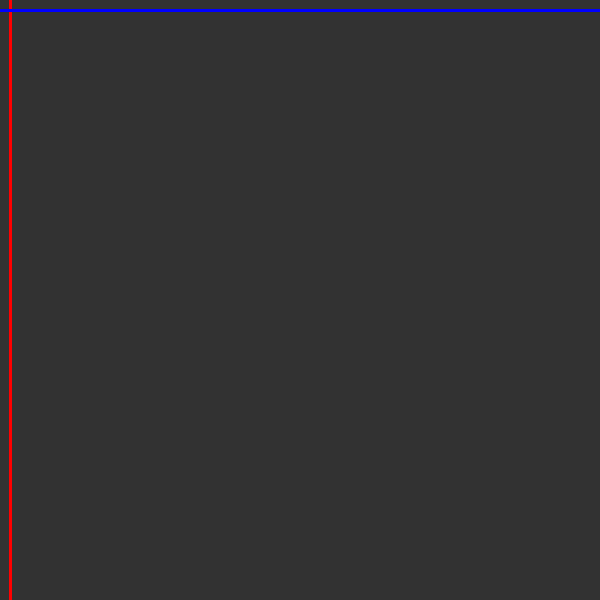
Frame 1 (no input)
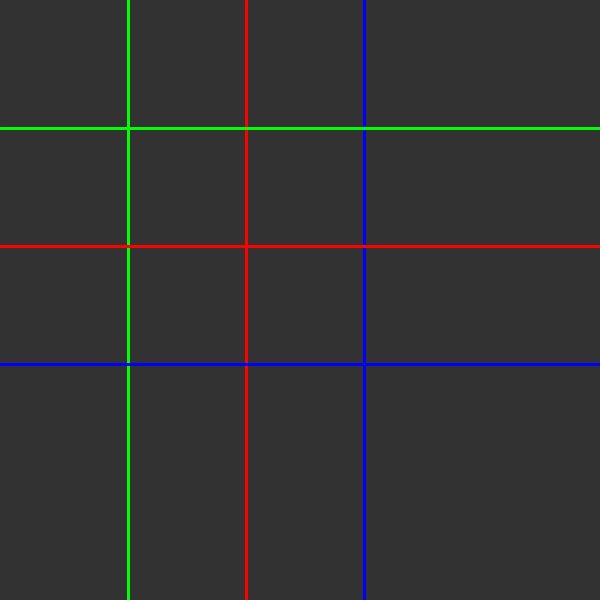
Frame 60 (the mouse pressed at the canvas centre just before this capture)
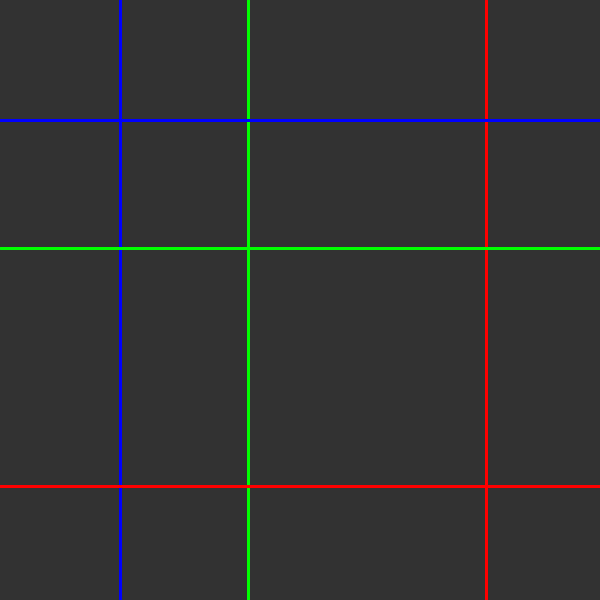
Frame 120 (the mouse held since frame 60 and released just before this capture)

The Processing sketch that drew these frames (run headless with seeded random() and noise(); from frame 60 on, the mouse is pressed at the canvas centre):

// Processing sketch: processing_22955
// ── processing_22955.pde

int space =10;
int move = 10;
int shift = 10;
int b = 10;
int c = 10;
int d = 10;

void setup()
{




  size (600,600);
  strokeWeight(3);
}

void draw()
{
  
  
  if (space>600)
    space=(0);
  if (move > 600)
    move = (0);
  if (shift >600)
    shift = (0);
  background(50);
  stroke(0,0,255);
  line(space, 0, space,600);
  space = space +6;
  stroke(0,255,0);
  line(move,0,move,600);
  move=move+2;
  stroke(255,0,0);
  line(shift,0,shift,600);
  shift=shift+4;
 
  if(b>600)
  b=(0);
  if(c>600)
  c=(0);
  if(d>600)
  d=(0);
  stroke(0,255,0);
  line(0,b,600,b);
  b=b+2;
  stroke(255,0,00);
  line(0,c,600,c);
  c=c+4;
  stroke(0,0,255);
  line(0,d,600,d);
  d=d+6;
}
